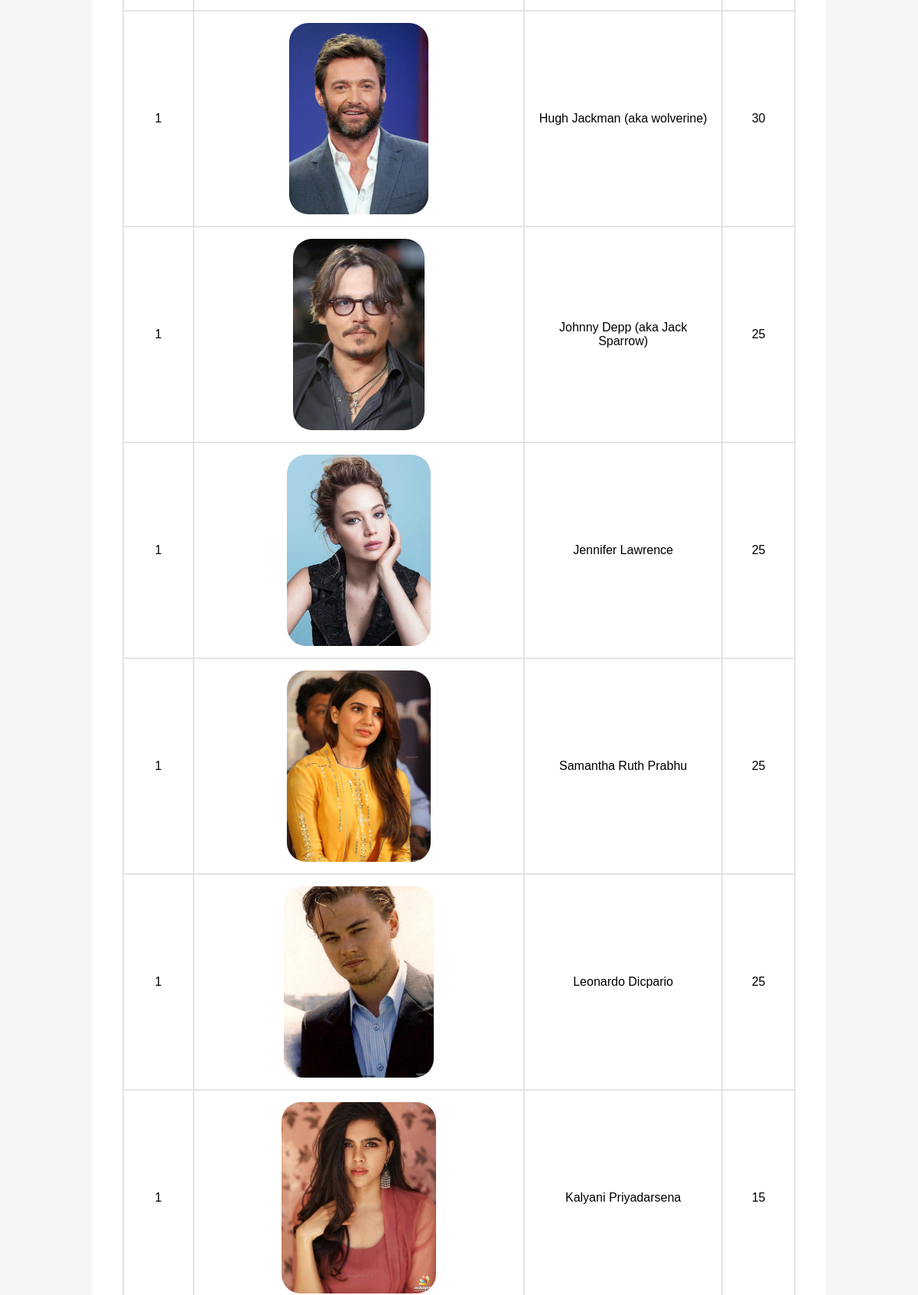
The page /profiles (middle part) on the database as committed earlier.
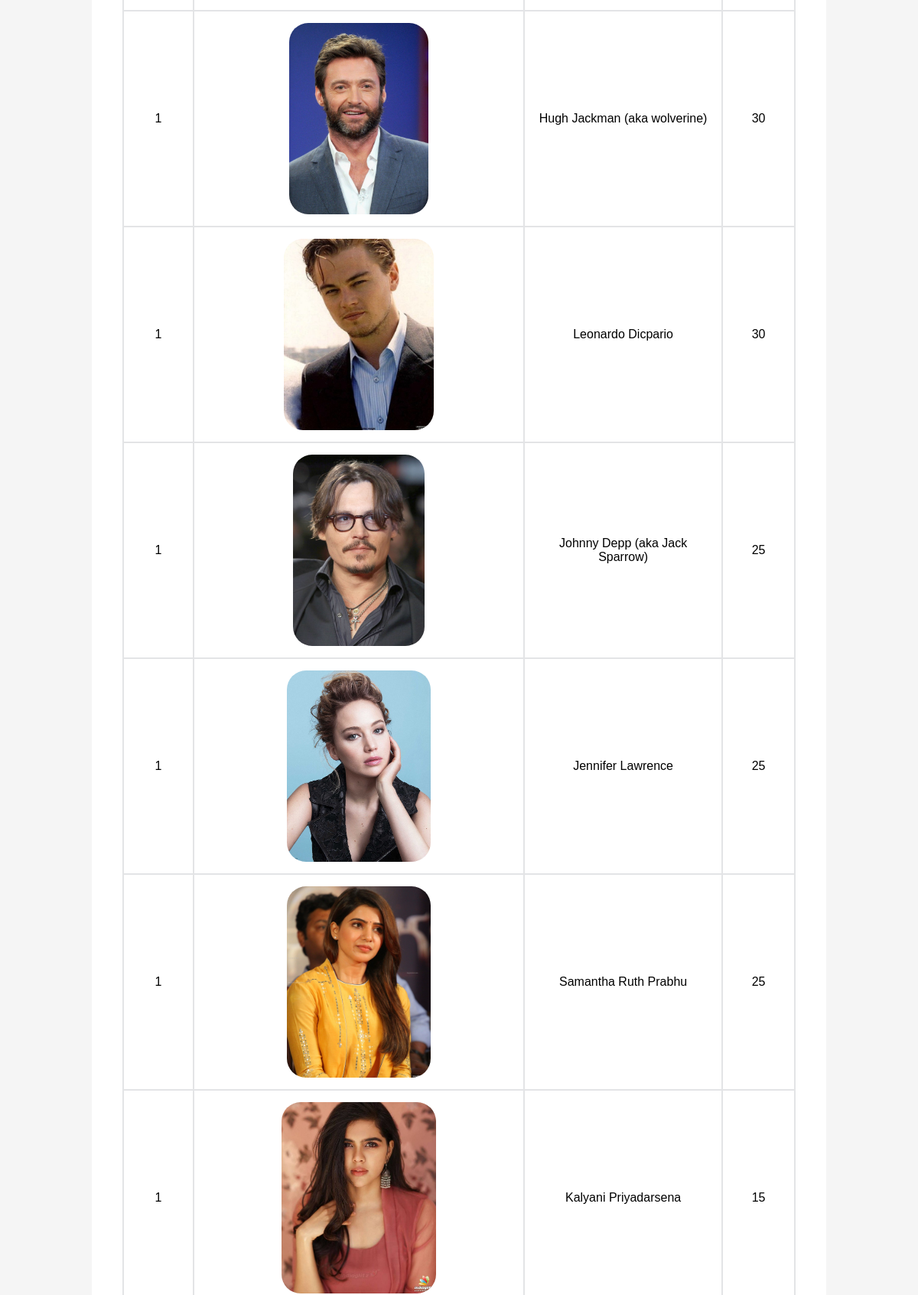
The same page on the database as committed later.
### home/models.py (models this page shows, shortened)
class Image(models.Model):
    name = models.CharField(max_length= 50)
    image = models.ImageField(upload_to = "images/", null=True, blank=True)
    date_created = models.DateTimeField(auto_now_add=True)
    is_active = models.BooleanField(default=True)
    points = models.IntegerField(default=0)

### home/views.py (the view)
# urls.py: path('profiles', views.profiles, name = 'profiles'),
def profiles(request):
    pics = Image.objects.all()
    pics = sorted(pics, key=lambda x: x.points, reverse=True)
    context = {
        "pics": pics
    }
    return render(request, "profiles.html", context)

### templates/profiles.html (shortened to what this page needs)
{% extends 'base.html' %}
{% load static %}
{% block head %}
<link rel="stylesheet" href="{% static 'css/indexStyle.css' %}">
<link rel="stylesheet" href="{% static 'css/responsive.css' %}">
<link rel="stylesheet" href="{% static 'css/profiles.css' %}">
{% endblock head %}
{% block main %}
<main>
    <div id= "p-container" class="p-container">
        <table id="p-table">
            <tbody>
                {% for p in pics  %}
                <tr>
                    <td class="p-c1">1</td>
                    <td class="p-c2">
                        {% if p.image  %}
                            <div class="p-img-box">
                                <img id="p-img" src="{{p.image.url}}" alt="upload">
                            </div>
                        {% else %}
                            <div class="p-img-box">
                                <img id="p-img" src="{% static 'img/sample-man.jpg' %}" alt="sample-man">
                            </div>
                        {% endif %}
                    </td>
                    <td class="p-c3">{{p.name}}</td>
                    {% if p.points %}
                    <td class="p-c4">{{p.points}}</td>
                    {% else %}
                    <td class="p-c4">0</td>
                    {% endif %}
                </tr>
            {% endfor %}
            </tbody>
        </table>
    </div>
</main>
{% endblock main %}

Rows that differ between the two databases and show on the page:
changed Image "Leonardo Dicpario": points "25" → "30"; moves up the list
